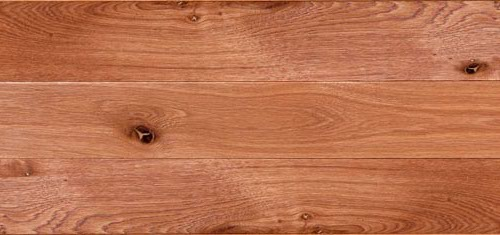
#> input picture detection/img/r1.jpg, 500 x 235 px, found by its file name
$ python test_area.py   (older library calls are emulated)
#> lines starting #> are read from the running program, lines starting #| are printed output that depends on the picture; after the words box and inside, x2 and y2 are one past the last pixel; in counts of white or black regions, pixels touching at a corner belong together
__author__ = 'Администратор'
import numpy as np
import cv2
from matplotlib import pyplot as plt
from math import *
import PIL.Image as im

img = cv2.imread('r1.jpg')
#> img is the input picture: shape (235, 500, 3); mean B, G, R 79.7, 114, 187.3
gray = cv2.cvtColor(img,cv2.COLOR_BGR2GRAY)
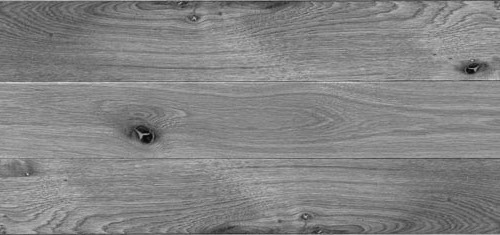
#> gray: shape (235, 500); min 8, max 212, mean 132
gray_blur = cv2.GaussianBlur(gray, (15, 15), 0)
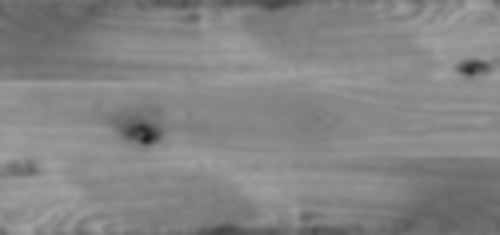
#> gray_blur: shape (235, 500); min 34, max 161, mean 131.9
#thresh = cv2.adaptiveThreshold(gray_blur, 255, cv2.ADAPTIVE_THRESH_GAUSSIAN_C, cv2.THRESH_BINARY_INV, 11, 1)
ret, thresh = cv2.threshold(gray_blur,0,255,cv2.THRESH_BINARY_INV+cv2.THRESH_OTSU)
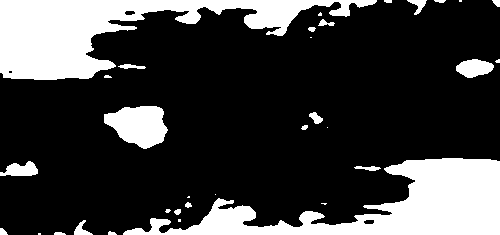
#> thresh: shape (235, 500); 23.8% white; 33 white regions (12 under 20 px), largest, box (x1, y1, x2, y2) and area: (0, 0, 377, 80) 12227, (123, 158, 500, 235) 11960, (104, 106, 168, 149) 1902
#> ret = 124

kernel = np.ones((3, 3), np.uint8)
closing = cv2.morphologyEx(thresh, cv2.MORPH_GRADIENT, kernel, iterations=1)
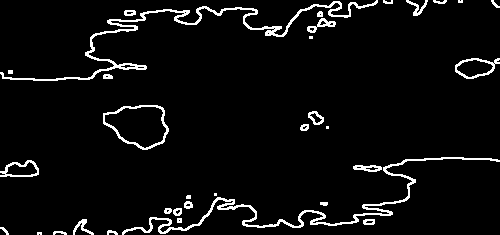
#> closing: shape (235, 500); 5% white in thin lines or dots
cont_img=closing.copy()
image,contours, hierarchy = cv2.findContours(cont_img,cv2.RETR_LIST,cv2.CHAIN_APPROX_NONE)
#> contours = 57 contours, 29 with area under 20; largest, box (x1, y1, x2, y2) and area: (103, 105, 169, 150) 2042, (104, 106, 167, 149) 1762, (0, 0, 378, 81) 1220, (122, 157, 500, 235) 1066, (455, 58, 500, 79) 596
print(len(contours))
#| 57

def getCount(cnt):
    count=[]
    for c in contours:
            area = cv2.contourArea(c)
            if area < 400 or area > 100000:
                continue
            else:
                count+=[c]
#> this loop made 57 passes
#> area on passes 2, 3, 7, 8, 12, 13, 16, 19, 21, 22, 23, 24: 20.5, 20.5, 52.5, 77, 49, 30.5, 46, 31, 122, 296.5, 436.5, 1066.5
    return count
print(len(getCount(contours)))
#| 7

c=getCount(contours)
#> the loop in getCount (call 2), `for c in contours:` made 57 passes
#> c = 7 contours; box (x1, y1, x2, y2) and area: (103, 105, 169, 150) 2042, (104, 106, 167, 149) 1762, (0, 0, 378, 81) 1220, (122, 157, 500, 235) 1066, (455, 58, 500, 79) 596, (0, 160, 39, 177) 436, (456, 59, 494, 78) 432
i=-1
ell = cv2.fitEllipse(c[0])
#> ell = ((20.87, 169.3), (15.75, 40.7), 84.51)
cv2.ellipse(img, ell, (0,255,0), 2)
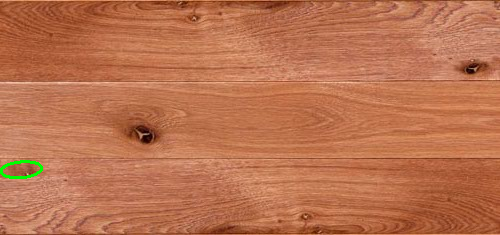
#> img: shape (235, 500, 3); 0.24% of pixels changed, all inside (x1, y1, x2, y2) = (0, 160, 43, 179)

for i in range(0,len(getCount(contours))):
    i=i+1
    mask = np.zeros_like(thresh)
#> (the run stopped early here; a loop or call above may not have finished)

$ run again, with detection/img/ex(binRes).jpg copied over detection/img/r1.jpg
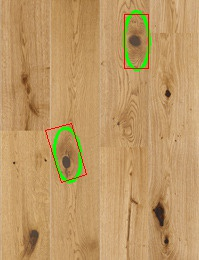
#> input picture detection/img/ex(binRes).jpg, 199 x 260 px, found by its file name
#> img is the input picture: shape (260, 199, 3); mean B, G, R 101.6, 152, 188.9
#> `ret, thresh = cv2.threshold(gray_blur,0,255,cv2.THRESH_BINARY_INV+cv2...`:
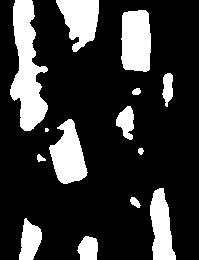
#> thresh: shape (260, 199); 20.6% white; 14 white regions (1 under 20 px), largest, box (x1, y1, x2, y2) and area: (10, 0, 48, 131) 2816, (121, 10, 151, 72) 1670, (49, 119, 88, 184) 1549
#> ret = 149
#> closing: shape (260, 199); 6.6% white in thin lines or dots, all inside (x1, y1, x2, y2) = (9, 0, 177, 260)
#> contours = 24 contours, 3 with area under 20; largest, box (x1, y1, x2, y2) and area: (120, 9, 152, 73) 1774, (48, 118, 89, 185) 1690, (121, 10, 151, 72) 1566, (49, 119, 87, 184) 1407, (9, 0, 49, 132) 504
#| 24
#> the loop in getCount, `for c in contours:` made 24 passes
#> area on passes 1, 2, 3, 4, 5, 6, 7, 9: 88, 145, 43.5, 101.5, 207, 21, 66, 49
#| 6
#> the loop in getCount (call 2), `for c in contours:` made 24 passes
#> `c=getCount(contours)`: c = 6 contours; box (x1, y1, x2, y2) and area: (120, 9, 152, 73) 1774, (48, 118, 89, 185) 1690, (121, 10, 151, 72) 1566, (49, 119, 87, 184) 1407, (9, 0, 49, 132) 504, (115, 105, 135, 141) 474
#> ell = ((68, 155.3), (32.1, 62.02), 173.4)
#> img: shape (260, 199, 3); 0.89% of pixels changed, all inside (x1, y1, x2, y2) = (51, 123, 86, 188)
